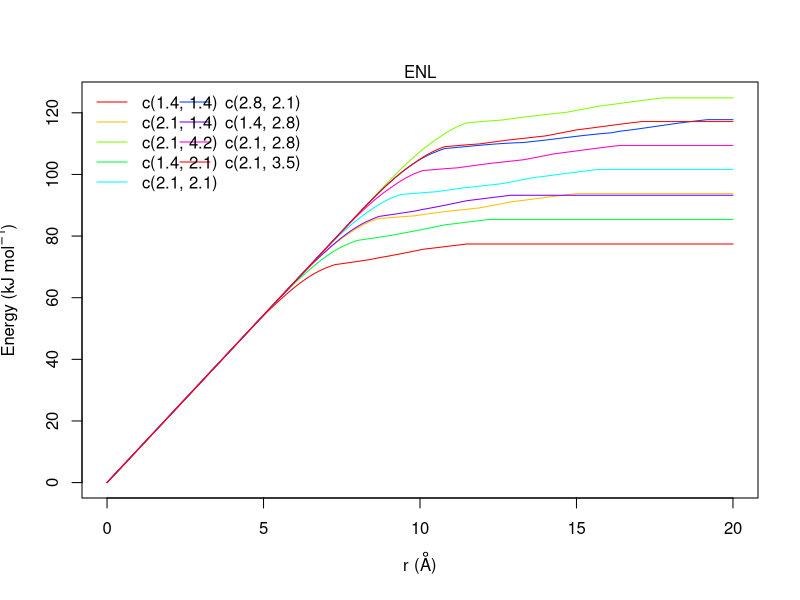

Write R code to recreate this figure.
#!/usr/bin/env Rscript
# Read in results.txt and plot points
setDev <- function() {
	if (capabilities()["X11"]) {
		X11()
	} else if (capabilities()["aqua"]) {
		quartz()
	} else {
		warning("Unable to determine device to use.  See Rplots.pdf")
	}
}

# For cat-paste convenience...
endl <- "\n"

# Use locator() to pause displays...
pause <- function(prompt) {
	cat(paste("Click on plot for",prompt,endl))
	p <- locator(1)
}

setDev()

# Energy components
ea <- 3.1
eb <- 9.3
ec <- 9.3
P <- -0.04
MPL <- 0.004
q <- 0.5
EB <- function(r, M, N, L, LM, L1M) {
	(-1)*pi*eb*ec*P*r
}
EB2 <- function(r, M, N, L12, L2M, L3M) {
	#p1 <- (-1)*P*((r-L12)^3/(3*ea*ea) - r + L12)
	#p2 <- 2*M*(r*r/2 - 2*L12*r + 3*L12*L12/2 + L12*L12*log(r/L12)) / (ea*ea)
	p1 <- (-1)*(P+M)*((r-L12)^3/(3*ea*ea)) - P*(L12-r)
	p2 <- M*L2M*(r*r/2 - 2*L12*r + 3*L12*L12/2 + L12*L12*log(r/L12)) / (ea*ea)
	(-1)*pi*eb*ec*(p1+p2)
}
# LN1 -> L_(N-1)
# Unused...
ENL <- function(r, M, N, LN1, LN1M, LNM) {
	p1 <- (r*r/2 - 2*LN*r + 3*LN*LN/2)/(ea*ea)
	p2 <- ((LN*LN/(ea*ea) - 1)*log(r/LN))*(N-1)/N
	pi*eb*ec*M*(p1+p2)*(N-1)/N
}
ENM <- function(r, M, N, LN1, LN1M, LNM) {
	(-1)*pi*eb*ec*M*(LN1M*log(r/(LN1+ea) - r + LN1+ea))*(N-1)/N
}
# LN1 -> L_(N+1)
ENH <- function(r, M, N, LN, LNM, LN1M) {
	NN1 <- N*LN1M/(N+1) - (N-1)*LNM/N
	p1 <- (r*r/2 - 2*LN*r + 3*LN*LN/2)*NN1/(ea*ea)
	p2 <- (LN*LN*NN1/(ea*ea) + (N-1)*LNM/N)*log(r/LN) + (LN-r)*(N-1)/N
	p3 <- ((r - LN)^3)/(3*ea*ea*N*(N+1))
	(-1)*pi*eb*ec*M*(p1+p2+p3)
}


#png("hen.png")
xlab <- expression(paste("r (", ring(A), ")", sep=""))
ylab <- expression(paste("Energy (kJ mo", l^-1, ")", sep=""))
Lk <- list(
		c(1.4, 1.4), c(2.1, 1.4), c(2.1, 4.2),
		c(1.4, 2.1), c(2.1, 2.1), c(2.8, 2.1),
		c(1.4, 2.8), c(2.1, 2.8), c(2.1, 3.5))
colours <- hsv(seq(0.0,1.0,length.out=length(Lk)),1,1)
rlb <- 0.0
rub <- 20.0
r <- seq(rlb,rub,0.01)
plot(0,0,ty="n",xlim=c(rlb,rub),ylim=c(0,125),xlab=xlab,ylab=ylab)
mtext("ENL")
for (n in 1:length(Lk)) {
	E <- rep(0.0,length(r))
	k <- Lk[[n]][2]
	L <- k+Lk[[n]][1]*(1:5)
if (TRUE) {
	limit <- c(min(r), c(L[2:5],L[2:5]+ea)[order(c(seq_along(L[2:5]), seq_along(L[2:5]+ea)))])
	nterms <- length(limit)-1
	fn <- c("EB", "EB2", rep(c("ENM", "ENH"),nterms/2))

	for (i in 1:nterms) {
		range <- (r>limit[i] & r<limit[i+1])
		if (length(range) > 0) {
			M <- MPL*L[i/2]
			N <- floor((i+3)/2)
			LN <- L[(i+2)/2]
			LNQ <- q*L[(i+1)/2]+(1-q)*LN
			LN1Q <- q*LN+(1-q)*L[(i+3)/2]
			E[range] <- E[range] +
						 do.call(fn[i], list(r[range], M, N, LN, LNQ, LN1Q))
			mr <- (1:length(r))[range]
			if (length(mr) > 0) {
				m <- max(mr) + 1
				if (m <= length(r)) {
					s <- seq(m, length(r))
					E[s] <- E[s] +
							 do.call(fn[i], list(limit[i+1], M,N,LN,LNQ,LN1Q))
				}
			}
		}
	}
	lines(r, E, col=colours[n])
} else{
	range <- (r<=L[2])
	if (length(range) > 0) {
		E[range] <- E[range] + EB(r[range], 1, 2, 3)
		mr <- (1:length(r))[range]
		if (length(mr) > 0) {
			m <- max(mr) + 1
			if (m <= length(r)) {
				s <- seq(m, length(r))
				E[s] <- E[s] + EB(L[2], 1, 2, 3)
			}
		}
	}

	range <- (r>L[2] & r<=(L[2]+ea))
	if (length(range) > 0) {
		M <- MPL*L[2]
		E[range] <- E[range] + EB2(r[range], M, 2, L[2])
		mr <- (1:length(r))[range]
		if (length(mr) > 0) {
			m <- max(mr) + 1
			if (m <= length(r)) {
				s <- seq(m, length(r))
				E[s] <- E[s] + EB2(L[2]+ea, M, 2, L[2])
			}
		}
	}

	range <- (r>(L[2]+ea) & r<=L[3])
	if (length(range) > 0) {
		M <- MPL*L[3]
		E[range] <- E[range] + ENM(r[range], M, 3, L[2])
		mr <- (1:length(r))[range]
		if (length(mr) > 0) {
			m <- max(mr) + 1
			if (m <= length(r)) {
				s <- seq(m, length(r))
				E[s] <- E[s] + ENM(L[3], M, 3, L[2])
			}
		}
	}

	range <- (r>L[3] & r<=(L[3]+ea))
	if (length(range) > 0) {
		M <- MPL*L[3]
		E[range] <- E[range] + ENH(r[range], M, 3, L[3])
		mr <- (1:length(r))[range]
		if (length(mr) > 0) {
			m <- max(mr) + 1
			if (m <= length(r)) {
				s <- seq(m, length(r))
				E[s] <- E[s] + ENH(L[3]+ea, M, 3, L[3])
			}
		}
	}

	range <- (r>(L[3]+ea) & r<=L[4])
	if (length(range) > 0) {
		M <- MPL*L[4]
		E[range] <- E[range] + ENM(r[range], M, 4, L[3])
		mr <- (1:length(r))[range]
		if (length(mr) > 0) {
			m <- max(mr) + 1
			if (m <= length(r)) {
				s <- seq(m, length(r))
				E[s] <- E[s] + ENM(L[4], M, 4, L[3])
			}
		}
	}
	lines(r, E, col=colours[n])
}
}
legend('topleft', 'groups', ncol=2, bty ="n",
		Lk, col=colours, lty=1)

pause("exit")


